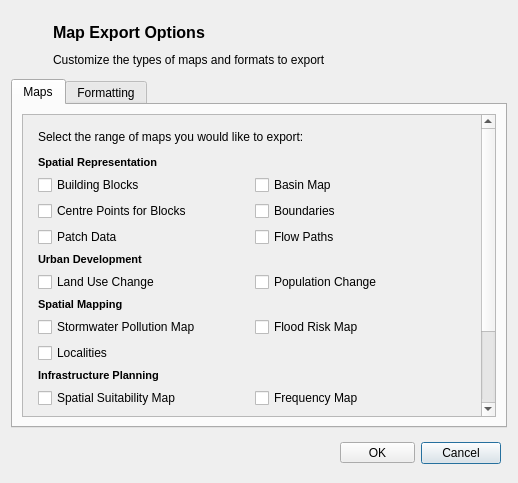
<?xml version="1.0" encoding="UTF-8"?>
<ui version="4.0">
 <class>MapExportDialog</class>
 <widget class="QDialog" name="MapExportDialog">
  <property name="geometry">
   <rect>
    <x>0</x>
    <y>0</y>
    <width>518</width>
    <height>483</height>
   </rect>
  </property>
  <property name="windowTitle">
   <string>Add Data...</string>
  </property>
  <property name="windowIcon">
   <iconset>
    <normaloff>../../../../../ubeatsicon.ico</normaloff>../../../../../ubeatsicon.ico</iconset>
  </property>
  <layout class="QVBoxLayout" name="verticalLayout">
   <item>
    <widget class="QWidget" name="title_widget" native="true">
     <layout class="QGridLayout" name="gridLayout_3">
      <property name="leftMargin">
       <number>6</number>
      </property>
      <property name="topMargin">
       <number>6</number>
      </property>
      <property name="rightMargin">
       <number>6</number>
      </property>
      <property name="bottomMargin">
       <number>6</number>
      </property>
      <item row="0" column="0">
       <widget class="QLabel" name="title_logo">
        <property name="minimumSize">
         <size>
          <width>30</width>
          <height>30</height>
         </size>
        </property>
        <property name="maximumSize">
         <size>
          <width>30</width>
          <height>30</height>
         </size>
        </property>
        <property name="text">
         <string/>
        </property>
        <property name="pixmap">
         <pixmap resource="../graphics/ubeats.qrc">:/icons/maps-icon.png</pixmap>
        </property>
        <property name="scaledContents">
         <bool>true</bool>
        </property>
       </widget>
      </item>
      <item row="0" column="1">
       <widget class="QLabel" name="title">
        <property name="font">
         <font>
          <pointsize>12</pointsize>
          <weight>75</weight>
          <bold>true</bold>
         </font>
        </property>
        <property name="text">
         <string>Map Export Options</string>
        </property>
       </widget>
      </item>
      <item row="1" column="1">
       <widget class="QLabel" name="subtitle">
        <property name="text">
         <string>Customize the types of maps and formats to export</string>
        </property>
       </widget>
      </item>
     </layout>
    </widget>
   </item>
   <item>
    <widget class="QTabWidget" name="mapexport_widget">
     <property name="currentIndex">
      <number>0</number>
     </property>
     <widget class="QWidget" name="maps_tab">
      <attribute name="title">
       <string>Maps</string>
      </attribute>
      <layout class="QVBoxLayout" name="verticalLayout_2">
       <item>
        <widget class="QScrollArea" name="scrollArea">
         <property name="widgetResizable">
          <bool>true</bool>
         </property>
         <widget class="QWidget" name="scrollAreaWidgetContents">
          <property name="geometry">
           <rect>
            <x>0</x>
            <y>0</y>
            <width>457</width>
            <height>375</height>
           </rect>
          </property>
          <layout class="QVBoxLayout" name="verticalLayout_3">
           <item>
            <layout class="QVBoxLayout" name="verticalLayout_5">
             <property name="leftMargin">
              <number>6</number>
             </property>
             <property name="topMargin">
              <number>6</number>
             </property>
             <property name="rightMargin">
              <number>6</number>
             </property>
             <property name="bottomMargin">
              <number>6</number>
             </property>
             <item>
              <widget class="QLabel" name="selectmaps_title">
               <property name="text">
                <string>Select the range of maps you would like to export:</string>
               </property>
              </widget>
             </item>
            </layout>
           </item>
           <item>
            <layout class="QGridLayout" name="gridLayout_2">
             <property name="leftMargin">
              <number>6</number>
             </property>
             <property name="topMargin">
              <number>0</number>
             </property>
             <property name="rightMargin">
              <number>6</number>
             </property>
             <property name="bottomMargin">
              <number>6</number>
             </property>
             <item row="12" column="0">
              <widget class="QCheckBox" name="maps_suitability">
               <property name="text">
                <string>Spatial Suitability Map</string>
               </property>
              </widget>
             </item>
             <item row="8" column="1">
              <widget class="QCheckBox" name="maps_floodrisk">
               <property name="text">
                <string>Flood Risk Map</string>
               </property>
              </widget>
             </item>
             <item row="13" column="1">
              <widget class="QCheckBox" name="maps_service">
               <property name="text">
                <string>Service Map</string>
               </property>
              </widget>
             </item>
             <item row="13" column="0">
              <widget class="QCheckBox" name="maps_planned">
               <property name="text">
                <string>Planned Infrastructure</string>
               </property>
              </widget>
             </item>
             <item row="7" column="0">
              <widget class="QLabel" name="spatialmapping_cat">
               <property name="text">
                <string>&lt;!DOCTYPE HTML PUBLIC &quot;-//W3C//DTD HTML 4.0//EN&quot; &quot;http://www.w3.org/TR/REC-html40/strict.dtd&quot;&gt;
&lt;html&gt;&lt;head&gt;&lt;meta name=&quot;qrichtext&quot; content=&quot;1&quot; /&gt;&lt;style type=&quot;text/css&quot;&gt;
p, li { white-space: pre-wrap; }
&lt;/style&gt;&lt;/head&gt;&lt;body style=&quot; font-family:'MS Shell Dlg 2'; font-size:8pt; font-weight:400; font-style:normal;&quot;&gt;
&lt;p style=&quot; margin-top:0px; margin-bottom:0px; margin-left:0px; margin-right:0px; -qt-block-indent:0; text-indent:0px;&quot;&gt;&lt;span style=&quot; font-weight:600;&quot;&gt;Spatial Mapping&lt;/span&gt;&lt;/p&gt;&lt;/body&gt;&lt;/html&gt;</string>
               </property>
              </widget>
             </item>
             <item row="2" column="0">
              <widget class="QCheckBox" name="maps_blocks">
               <property name="text">
                <string>Building Blocks</string>
               </property>
              </widget>
             </item>
             <item row="4" column="0">
              <widget class="QCheckBox" name="maps_patches">
               <property name="text">
                <string>Patch Data</string>
               </property>
              </widget>
             </item>
             <item row="1" column="0">
              <widget class="QLabel" name="spatialrep_cat">
               <property name="text">
                <string>&lt;!DOCTYPE HTML PUBLIC &quot;-//W3C//DTD HTML 4.0//EN&quot; &quot;http://www.w3.org/TR/REC-html40/strict.dtd&quot;&gt;
&lt;html&gt;&lt;head&gt;&lt;meta name=&quot;qrichtext&quot; content=&quot;1&quot; /&gt;&lt;style type=&quot;text/css&quot;&gt;
p, li { white-space: pre-wrap; }
&lt;/style&gt;&lt;/head&gt;&lt;body style=&quot; font-family:'MS Shell Dlg 2'; font-size:8pt; font-weight:400; font-style:normal;&quot;&gt;
&lt;p style=&quot; margin-top:0px; margin-bottom:0px; margin-left:0px; margin-right:0px; -qt-block-indent:0; text-indent:0px;&quot;&gt;&lt;span style=&quot; font-weight:600;&quot;&gt;Spatial Representation&lt;/span&gt;&lt;/p&gt;&lt;/body&gt;&lt;/html&gt;</string>
               </property>
              </widget>
             </item>
             <item row="11" column="0">
              <widget class="QLabel" name="infrastructure_cat">
               <property name="text">
                <string>&lt;!DOCTYPE HTML PUBLIC &quot;-//W3C//DTD HTML 4.0//EN&quot; &quot;http://www.w3.org/TR/REC-html40/strict.dtd&quot;&gt;
&lt;html&gt;&lt;head&gt;&lt;meta name=&quot;qrichtext&quot; content=&quot;1&quot; /&gt;&lt;style type=&quot;text/css&quot;&gt;
p, li { white-space: pre-wrap; }
&lt;/style&gt;&lt;/head&gt;&lt;body style=&quot; font-family:'MS Shell Dlg 2'; font-size:8pt; font-weight:400; font-style:normal;&quot;&gt;
&lt;p style=&quot; margin-top:0px; margin-bottom:0px; margin-left:0px; margin-right:0px; -qt-block-indent:0; text-indent:0px;&quot;&gt;&lt;span style=&quot; font-weight:600;&quot;&gt;Infrastructure Planning&lt;/span&gt;&lt;/p&gt;&lt;/body&gt;&lt;/html&gt;</string>
               </property>
              </widget>
             </item>
             <item row="3" column="1">
              <widget class="QCheckBox" name="maps_boundaries">
               <property name="text">
                <string>Boundaries</string>
               </property>
              </widget>
             </item>
             <item row="15" column="0">
              <widget class="QLabel" name="performance_cat">
               <property name="text">
                <string>&lt;!DOCTYPE HTML PUBLIC &quot;-//W3C//DTD HTML 4.0//EN&quot; &quot;http://www.w3.org/TR/REC-html40/strict.dtd&quot;&gt;
&lt;html&gt;&lt;head&gt;&lt;meta name=&quot;qrichtext&quot; content=&quot;1&quot; /&gt;&lt;style type=&quot;text/css&quot;&gt;
p, li { white-space: pre-wrap; }
&lt;/style&gt;&lt;/head&gt;&lt;body style=&quot; font-family:'MS Shell Dlg 2'; font-size:8pt; font-weight:400; font-style:normal;&quot;&gt;
&lt;p style=&quot; margin-top:0px; margin-bottom:0px; margin-left:0px; margin-right:0px; -qt-block-indent:0; text-indent:0px;&quot;&gt;&lt;span style=&quot; font-weight:600;&quot;&gt;Performance Evaluation&lt;/span&gt;&lt;/p&gt;&lt;/body&gt;&lt;/html&gt;</string>
               </property>
              </widget>
             </item>
             <item row="12" column="1">
              <widget class="QCheckBox" name="maps_frequency">
               <property name="text">
                <string>Frequency Map</string>
               </property>
              </widget>
             </item>
             <item row="6" column="0">
              <widget class="QCheckBox" name="maps_luchange">
               <property name="text">
                <string>Land Use Change</string>
               </property>
              </widget>
             </item>
             <item row="14" column="0">
              <widget class="QCheckBox" name="maps_implemented">
               <property name="text">
                <string>Implemented Infrastructure</string>
               </property>
              </widget>
             </item>
             <item row="2" column="1">
              <widget class="QCheckBox" name="maps_basins">
               <property name="text">
                <string>Basin Map</string>
               </property>
              </widget>
             </item>
             <item row="5" column="0">
              <widget class="QLabel" name="urbandev_cat">
               <property name="text">
                <string>&lt;!DOCTYPE HTML PUBLIC &quot;-//W3C//DTD HTML 4.0//EN&quot; &quot;http://www.w3.org/TR/REC-html40/strict.dtd&quot;&gt;
&lt;html&gt;&lt;head&gt;&lt;meta name=&quot;qrichtext&quot; content=&quot;1&quot; /&gt;&lt;style type=&quot;text/css&quot;&gt;
p, li { white-space: pre-wrap; }
&lt;/style&gt;&lt;/head&gt;&lt;body style=&quot; font-family:'MS Shell Dlg 2'; font-size:8pt; font-weight:400; font-style:normal;&quot;&gt;
&lt;p style=&quot; margin-top:0px; margin-bottom:0px; margin-left:0px; margin-right:0px; -qt-block-indent:0; text-indent:0px;&quot;&gt;&lt;span style=&quot; font-weight:600;&quot;&gt;Urban Development&lt;/span&gt;&lt;/p&gt;&lt;/body&gt;&lt;/html&gt;</string>
               </property>
              </widget>
             </item>
             <item row="6" column="1">
              <widget class="QCheckBox" name="maps_popchange">
               <property name="text">
                <string>Population Change</string>
               </property>
              </widget>
             </item>
             <item row="9" column="0">
              <widget class="QCheckBox" name="maps_localities">
               <property name="text">
                <string>Localities</string>
               </property>
              </widget>
             </item>
             <item row="3" column="0">
              <widget class="QCheckBox" name="maps_centrepoints">
               <property name="text">
                <string>Centre Points for Blocks</string>
               </property>
              </widget>
             </item>
             <item row="8" column="0">
              <widget class="QCheckBox" name="maps_pollution">
               <property name="text">
                <string>Stormwater Pollution Map</string>
               </property>
              </widget>
             </item>
             <item row="16" column="0">
              <widget class="QCheckBox" name="maps_wds">
               <property name="text">
                <string>Water Distribution System Link</string>
               </property>
              </widget>
             </item>
             <item row="16" column="1">
              <widget class="QCheckBox" name="maps_uhi">
               <property name="text">
                <string>Urban Heat Island</string>
               </property>
              </widget>
             </item>
             <item row="4" column="1">
              <widget class="QCheckBox" name="maps_flowpaths">
               <property name="text">
                <string>Flow Paths</string>
               </property>
              </widget>
             </item>
            </layout>
           </item>
          </layout>
         </widget>
        </widget>
       </item>
      </layout>
     </widget>
     <widget class="QWidget" name="formatting_tab">
      <attribute name="title">
       <string>Formatting</string>
      </attribute>
      <layout class="QVBoxLayout" name="verticalLayout_4">
       <item>
        <widget class="QScrollArea" name="scrollArea_2">
         <property name="widgetResizable">
          <bool>true</bool>
         </property>
         <widget class="QWidget" name="scrollAreaWidgetContents_2">
          <property name="geometry">
           <rect>
            <x>0</x>
            <y>0</y>
            <width>474</width>
            <height>308</height>
           </rect>
          </property>
          <layout class="QVBoxLayout" name="verticalLayout_6">
           <item>
            <layout class="QVBoxLayout" name="verticalLayout_7">
             <property name="leftMargin">
              <number>6</number>
             </property>
             <property name="topMargin">
              <number>6</number>
             </property>
             <property name="rightMargin">
              <number>6</number>
             </property>
             <property name="bottomMargin">
              <number>6</number>
             </property>
             <item>
              <widget class="QLabel" name="shp_title">
               <property name="text">
                <string>&lt;!DOCTYPE HTML PUBLIC &quot;-//W3C//DTD HTML 4.0//EN&quot; &quot;http://www.w3.org/TR/REC-html40/strict.dtd&quot;&gt;
&lt;html&gt;&lt;head&gt;&lt;meta name=&quot;qrichtext&quot; content=&quot;1&quot; /&gt;&lt;style type=&quot;text/css&quot;&gt;
p, li { white-space: pre-wrap; }
&lt;/style&gt;&lt;/head&gt;&lt;body style=&quot; font-family:'MS Shell Dlg 2'; font-size:8.25pt; font-weight:400; font-style:normal;&quot;&gt;
&lt;p style=&quot; margin-top:0px; margin-bottom:0px; margin-left:0px; margin-right:0px; -qt-block-indent:0; text-indent:0px;&quot;&gt;&lt;span style=&quot; font-size:8pt; font-weight:600;&quot;&gt;Shapefile Projection &amp;amp; Additional Formats&lt;/span&gt;&lt;/p&gt;&lt;/body&gt;&lt;/html&gt;</string>
               </property>
              </widget>
             </item>
            </layout>
           </item>
           <item>
            <layout class="QGridLayout" name="gridLayout_5">
             <property name="leftMargin">
              <number>6</number>
             </property>
             <property name="topMargin">
              <number>6</number>
             </property>
             <property name="rightMargin">
              <number>6</number>
             </property>
             <property name="bottomMargin">
              <number>6</number>
             </property>
             <item row="1" column="0">
              <widget class="QLabel" name="projection_lbl">
               <property name="text">
                <string>&lt;!DOCTYPE HTML PUBLIC &quot;-//W3C//DTD HTML 4.0//EN&quot; &quot;http://www.w3.org/TR/REC-html40/strict.dtd&quot;&gt;
&lt;html&gt;&lt;head&gt;&lt;meta name=&quot;qrichtext&quot; content=&quot;1&quot; /&gt;&lt;style type=&quot;text/css&quot;&gt;
p, li { white-space: pre-wrap; }
&lt;/style&gt;&lt;/head&gt;&lt;body style=&quot; font-family:'MS Shell Dlg 2'; font-size:8.25pt; font-weight:400; font-style:normal;&quot;&gt;
&lt;p style=&quot; margin-top:0px; margin-bottom:0px; margin-left:0px; margin-right:0px; -qt-block-indent:0; text-indent:0px;&quot;&gt;&lt;span style=&quot; font-size:8pt;&quot;&gt;Select Projection:&lt;/span&gt;&lt;/p&gt;&lt;/body&gt;&lt;/html&gt;</string>
               </property>
              </widget>
             </item>
             <item row="1" column="1">
              <widget class="QComboBox" name="projectionCombo">
               <item>
                <property name="text">
                 <string>Universal Transverse Mercator (UTM)</string>
                </property>
               </item>
               <item>
                <property name="text">
                 <string>GDA MGA</string>
                </property>
               </item>
               <item>
                <property name="text">
                 <string>Other...</string>
                </property>
               </item>
              </widget>
             </item>
             <item row="2" column="0">
              <widget class="QLabel" name="epsg_lbl">
               <property name="text">
                <string>Custom (EPSG):</string>
               </property>
              </widget>
             </item>
             <item row="2" column="1">
              <widget class="QLineEdit" name="epsg_line"/>
             </item>
             <item row="3" column="1">
              <widget class="QCheckBox" name="kmlexport_check">
               <property name="text">
                <string>Export KML Maps (Google Earth)</string>
               </property>
              </widget>
             </item>
            </layout>
           </item>
           <item>
            <layout class="QVBoxLayout" name="verticalLayout_8">
             <property name="leftMargin">
              <number>6</number>
             </property>
             <property name="topMargin">
              <number>6</number>
             </property>
             <property name="rightMargin">
              <number>6</number>
             </property>
             <property name="bottomMargin">
              <number>6</number>
             </property>
             <item>
              <widget class="QLabel" name="offset_title">
               <property name="text">
                <string>&lt;!DOCTYPE HTML PUBLIC &quot;-//W3C//DTD HTML 4.0//EN&quot; &quot;http://www.w3.org/TR/REC-html40/strict.dtd&quot;&gt;
&lt;html&gt;&lt;head&gt;&lt;meta name=&quot;qrichtext&quot; content=&quot;1&quot; /&gt;&lt;style type=&quot;text/css&quot;&gt;
p, li { white-space: pre-wrap; }
&lt;/style&gt;&lt;/head&gt;&lt;body style=&quot; font-family:'MS Shell Dlg 2'; font-size:8.25pt; font-weight:400; font-style:normal;&quot;&gt;
&lt;p style=&quot; margin-top:0px; margin-bottom:0px; margin-left:0px; margin-right:0px; -qt-block-indent:0; text-indent:0px;&quot;&gt;&lt;span style=&quot; font-size:8pt; font-weight:600;&quot;&gt;Offset Exported Map:&lt;/span&gt;&lt;/p&gt;&lt;/body&gt;&lt;/html&gt;</string>
               </property>
              </widget>
             </item>
            </layout>
           </item>
           <item>
            <layout class="QGridLayout" name="gridLayout_4">
             <property name="leftMargin">
              <number>6</number>
             </property>
             <property name="topMargin">
              <number>6</number>
             </property>
             <property name="rightMargin">
              <number>6</number>
             </property>
             <property name="bottomMargin">
              <number>6</number>
             </property>
             <item row="4" column="0">
              <widget class="QLineEdit" name="offsetx_box"/>
             </item>
             <item row="1" column="0">
              <widget class="QRadioButton" name="offsetfrominput_radio">
               <property name="text">
                <string>Use input data to align maps</string>
               </property>
              </widget>
             </item>
             <item row="3" column="0">
              <widget class="QLabel" name="offsetx_lbl">
               <property name="text">
                <string>x-Offset [m]:</string>
               </property>
              </widget>
             </item>
             <item row="2" column="0">
              <widget class="QRadioButton" name="offsetcustom_radio">
               <property name="text">
                <string>Use custom offsets (from global origin 0,0)</string>
               </property>
              </widget>
             </item>
             <item row="3" column="1">
              <widget class="QLabel" name="offsety_lbl">
               <property name="text">
                <string>y-Offset [m]:</string>
               </property>
              </widget>
             </item>
             <item row="4" column="1">
              <widget class="QLineEdit" name="offsety_box">
               <property name="text">
                <string/>
               </property>
              </widget>
             </item>
            </layout>
           </item>
           <item>
            <spacer name="verticalSpacer">
             <property name="orientation">
              <enum>Qt::Vertical</enum>
             </property>
             <property name="sizeHint" stdset="0">
              <size>
               <width>20</width>
               <height>40</height>
              </size>
             </property>
            </spacer>
           </item>
          </layout>
         </widget>
        </widget>
       </item>
      </layout>
     </widget>
    </widget>
   </item>
   <item>
    <widget class="QWidget" name="footer" native="true">
     <property name="minimumSize">
      <size>
       <width>0</width>
       <height>38</height>
      </size>
     </property>
     <property name="maximumSize">
      <size>
       <width>16777215</width>
       <height>38</height>
      </size>
     </property>
     <layout class="QHBoxLayout" name="horizontalLayout_2">
      <property name="leftMargin">
       <number>6</number>
      </property>
      <property name="topMargin">
       <number>6</number>
      </property>
      <property name="rightMargin">
       <number>6</number>
      </property>
      <property name="bottomMargin">
       <number>6</number>
      </property>
      <item>
       <spacer name="horizontalSpacer">
        <property name="orientation">
         <enum>Qt::Horizontal</enum>
        </property>
        <property name="sizeHint" stdset="0">
         <size>
          <width>40</width>
          <height>20</height>
         </size>
        </property>
       </spacer>
      </item>
      <item>
       <widget class="QToolButton" name="ok_button">
        <property name="minimumSize">
         <size>
          <width>75</width>
          <height>0</height>
         </size>
        </property>
        <property name="text">
         <string>OK</string>
        </property>
       </widget>
      </item>
      <item>
       <widget class="QPushButton" name="cancel_button">
        <property name="text">
         <string>Cancel</string>
        </property>
       </widget>
      </item>
     </layout>
    </widget>
   </item>
  </layout>
 </widget>
 <tabstops>
  <tabstop>mapexport_widget</tabstop>
  <tabstop>scrollArea</tabstop>
  <tabstop>maps_blocks</tabstop>
  <tabstop>maps_basins</tabstop>
  <tabstop>maps_centrepoints</tabstop>
  <tabstop>maps_boundaries</tabstop>
  <tabstop>maps_patches</tabstop>
  <tabstop>maps_luchange</tabstop>
  <tabstop>maps_popchange</tabstop>
  <tabstop>maps_pollution</tabstop>
  <tabstop>maps_floodrisk</tabstop>
  <tabstop>maps_localities</tabstop>
  <tabstop>maps_suitability</tabstop>
  <tabstop>maps_frequency</tabstop>
  <tabstop>maps_planned</tabstop>
  <tabstop>maps_service</tabstop>
  <tabstop>maps_implemented</tabstop>
  <tabstop>maps_wds</tabstop>
  <tabstop>maps_uhi</tabstop>
  <tabstop>scrollArea_2</tabstop>
  <tabstop>projectionCombo</tabstop>
  <tabstop>epsg_line</tabstop>
  <tabstop>kmlexport_check</tabstop>
  <tabstop>offsetfrominput_radio</tabstop>
  <tabstop>offsetcustom_radio</tabstop>
  <tabstop>offsetx_box</tabstop>
  <tabstop>offsety_box</tabstop>
  <tabstop>ok_button</tabstop>
  <tabstop>cancel_button</tabstop>
 </tabstops>
 <resources>
  <include location="../graphics/ubeats.qrc"/>
  <include location="graphics/ubeats.qrc"/>
 </resources>
 <connections/>
</ui>
